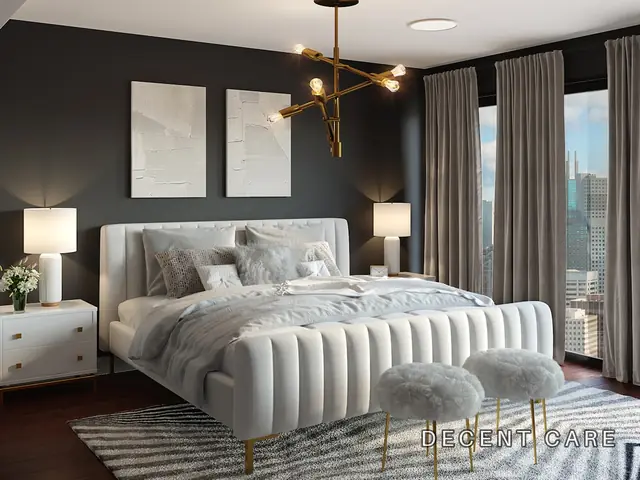
#> input picture images/beds/headboard-01-sm.webp, 640 x 480 px
$ python -i build_images.py   (imports and definitions only)
#> lines starting #> are read from the running program, lines starting #| are printed output that depends on the picture
#> further down, picture is the input picture: PIL image 640x480 RGB; mean R, G, B 122.2, 118, 111.6
#!/usr/bin/env python3
"""Build the site's images from untouched originals.

    source-images/<folder>/<name>.(jpg|png|webp)   ->   images/<folder>/<name>.webp

* Writes genuine WebP (the old files were JPEGs with a .webp extension).
* Stamps a subtle "DECENT CARE" watermark on every photo.
* Skips logo/, testimonials/ (not photos of products).

The originals folder is git-ignored. Always run this from the originals, never
on files already in images/, or the watermark would be stamped twice.

Usage:  python3 tools/build_images.py            (needs: pip install Pillow)
        python3 tools/build_images.py --no-mark  (convert only)
"""
import sys
from pathlib import Path
from PIL import Image, ImageDraw, ImageFont

ROOT = Path(__file__).resolve().parent.parent
SRC, OUT = ROOT / "source-images", ROOT / "images"
SKIP_DIRS = {"logo", "testimonials"}
TEXT = "DECENT CARE"
MAX_WIDTH = 1400

# Per-photo settings, keyed by "<folder>/<name>".
#   focus  - for photos that are not 4:3: crop to 4:3 around this point (0 top .. 1 bottom,
#            or left .. right for wide photos) so the furniture stays in the frame.
#   mark   - False = no watermark.
# INSPIRATION photos are temporary stand-ins found online: no watermark. When the client's
# own photo replaces one, delete its line here and the watermark is added automatically.
INSPIRATION = {
    "sofas/premium-sofa-set-01": 0.60, "sofas/premium-sofa-set-02": 0.68,
    "sofas/premium-sofa-set-03": 0.61, "sofas/l-shape-sofa-set-01": 0.50,
    "sofas/chesterfield-sofa-set-01": 0.62, "sofas/chesterfield-sofa-3-seater-01": 0.47,
    "sofas/kids-sofa-01": 0.58, "sofas/recliner-sofa-03": 0.55,
    "dining/premium-marble-dining-table-01": 0.63, "dining/teakwood-dining-table-01": 0.69,
}
# Photos shown whole: the 4:3 frame is filled by a blurred copy of the photo instead of cropping.
PAD = {"dressing/dressing-table-led-01"}
SMALL_WIDTH = 640   # card thumbnails written next to each photo as <name>-sm.webp
# Client-supplied photos that need a crop (watermarked as usual).
FOCUS = {"deewan/premium-teakwood-deewan-01": 0.5}


def pad_43(img):
    """Fit the whole photo inside a 4:3 canvas; the sides are a blurred, darkened copy."""
    from PIL import ImageFilter, ImageEnhance
    w, h = img.size
#> w = 640; h = 480
    cw, ch = (round(h * 4 / 3), h) if w / h < 4 / 3 else (w, round(w * 3 / 4))
#> cw = 640; ch = 480
    bg = img.resize((cw, ch), Image.LANCZOS).filter(ImageFilter.GaussianBlur(28))
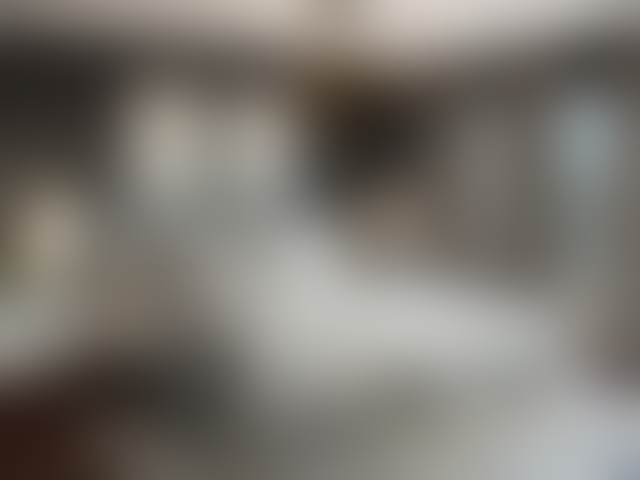
#> bg: PIL image 640x480 RGB; mean R, G, B 122.5, 118.2, 111.8
    bg = ImageEnhance.Brightness(bg).enhance(0.75)
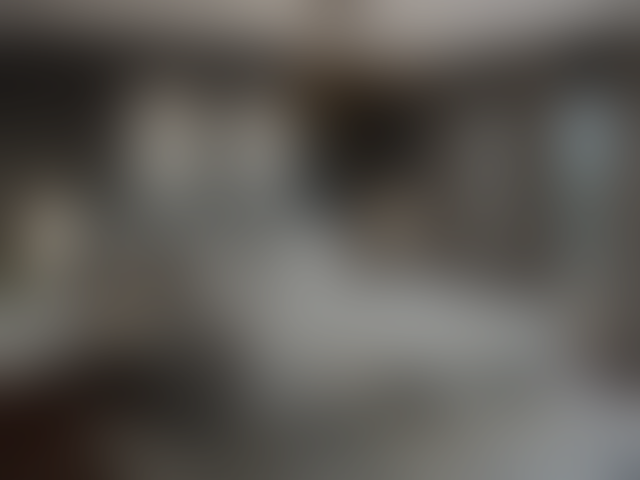
#> bg: PIL image 640x480 RGB; mean R, G, B 91.5, 88.3, 83.5
    bg.paste(img, ((cw - w) // 2, (ch - h) // 2))
    return bg


# [9 lines left out: function crop_43, not called in this run]
QUALITY = 82


# [62 lines left out: functions place, draw_mark, main, not called in this run]


# [2 lines not run here, left out]

>>> from PIL import Image
>>> picture = Image.open('../images/beds/headboard-01-sm.webp')
>>> result = pad_43(picture)

$ run again, on images/curtains/curtain-interior-01.webp
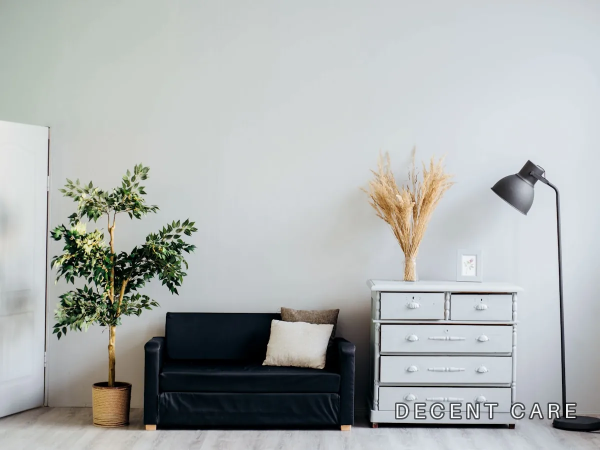
#> input picture images/curtains/curtain-interior-01.webp, 1200 x 900 px (shown at 1/2 size)
#> picture is the input picture: PIL image 1200x900 RGB; mean R, G, B 173.7, 177.7, 176.6
#> in pad_43, `bg = img.resize((cw, ch), Image.LANCZOS).filter(ImageFilter.GaussianBl..`:
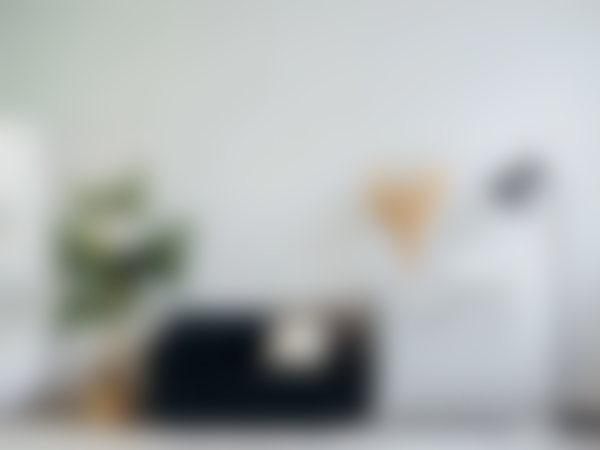
#> bg: PIL image 1200x900 RGB (shown at 1/2 size); mean R, G, B 173.9, 177.8, 176.8
#> in pad_43, `bg = ImageEnhance.Brightness(bg).enhance(0.75)`:
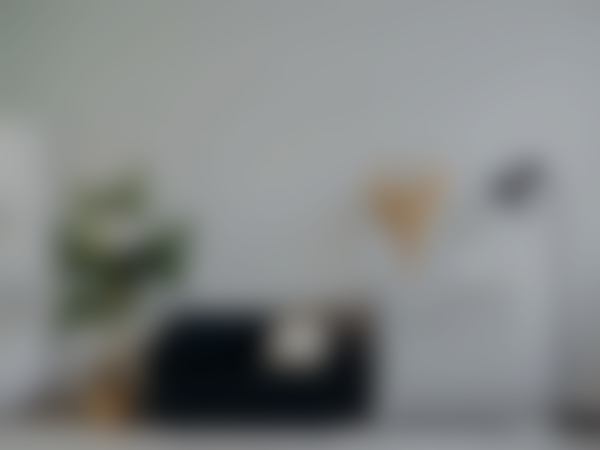
#> bg: PIL image 1200x900 RGB (shown at 1/2 size); mean R, G, B 130, 133, 132.2

$ run again, on images/curtains/curtain-interior-02-sm.webp
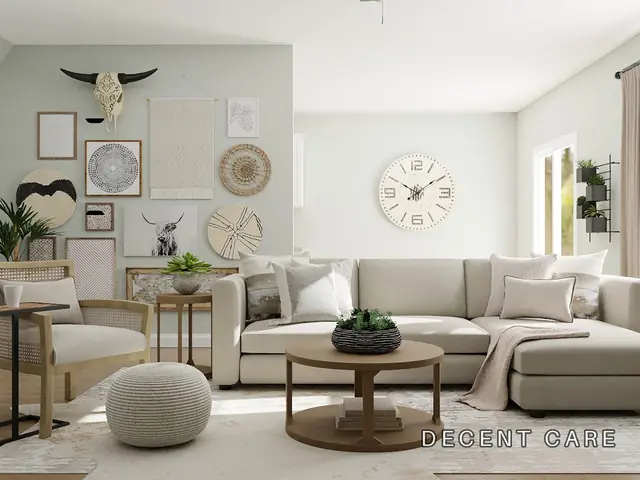
#> input picture images/curtains/curtain-interior-02-sm.webp, 640 x 480 px
#> picture is the input picture: PIL image 640x480 RGB; mean R, G, B 174.8, 169.9, 158.4
#> in pad_43, `bg = img.resize((cw, ch), Image.LANCZOS).filter(ImageFilter.GaussianBl..`:
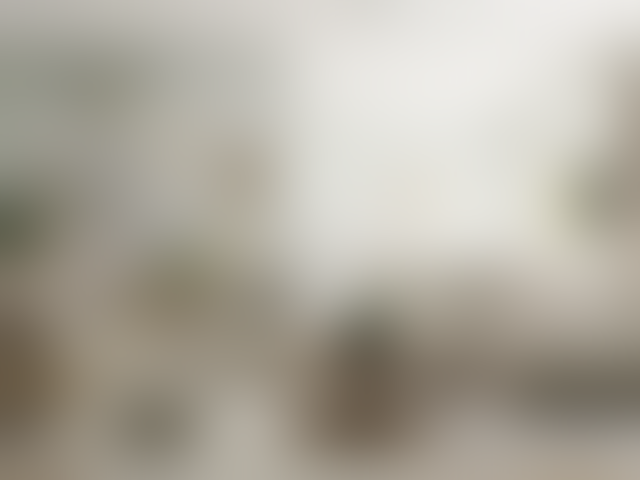
#> bg: PIL image 640x480 RGB; mean R, G, B 174.7, 169.7, 158.1
#> in pad_43, `bg = ImageEnhance.Brightness(bg).enhance(0.75)`:
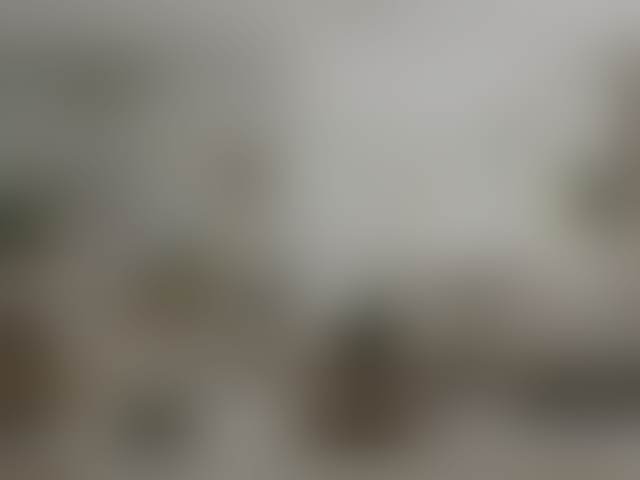
#> bg: PIL image 640x480 RGB; mean R, G, B 130.7, 126.9, 118.2

$ run again, on images/deewan/deewan-design-01.webp
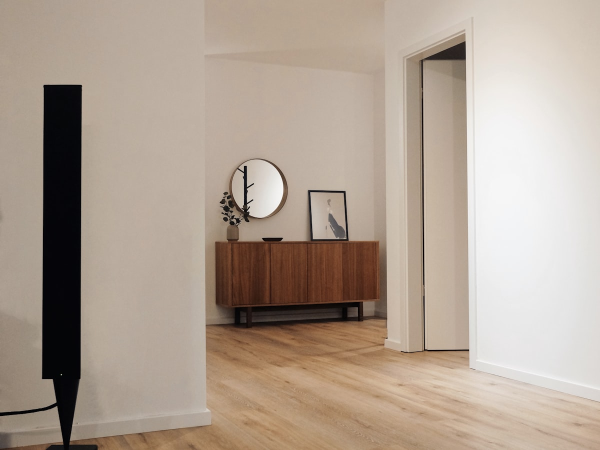
#> input picture images/deewan/deewan-design-01.webp, 1200 x 900 px (shown at 1/2 size)
#> picture is the input picture: PIL image 1200x900 RGB; mean R, G, B 176.1, 161, 147.4
#> in pad_43, `bg = img.resize((cw, ch), Image.LANCZOS).filter(ImageFilter.GaussianBl..`:
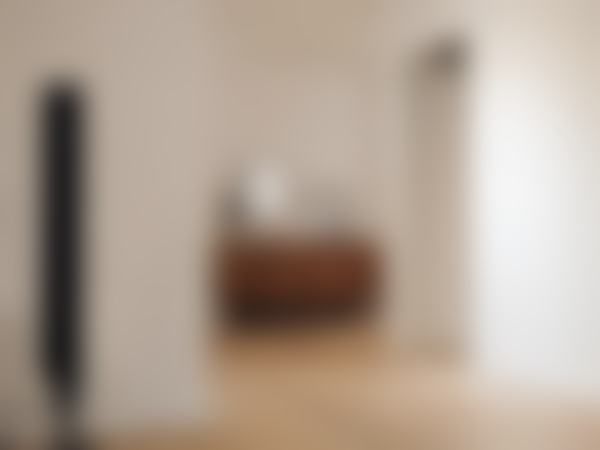
#> bg: PIL image 1200x900 RGB (shown at 1/2 size); mean R, G, B 176, 160.9, 147.3
#> in pad_43, `bg = ImageEnhance.Brightness(bg).enhance(0.75)`:
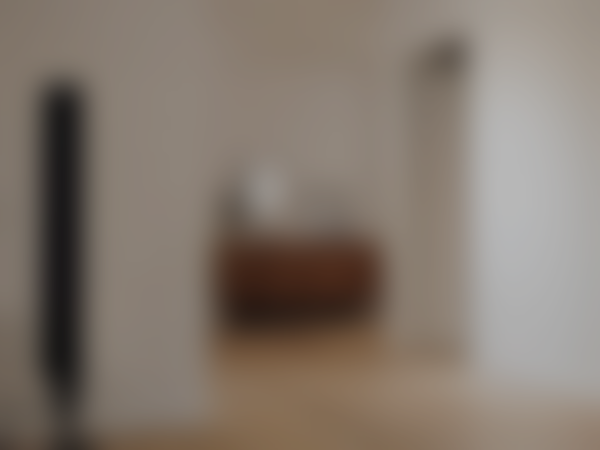
#> bg: PIL image 1200x900 RGB (shown at 1/2 size); mean R, G, B 131.6, 120.3, 110.1
